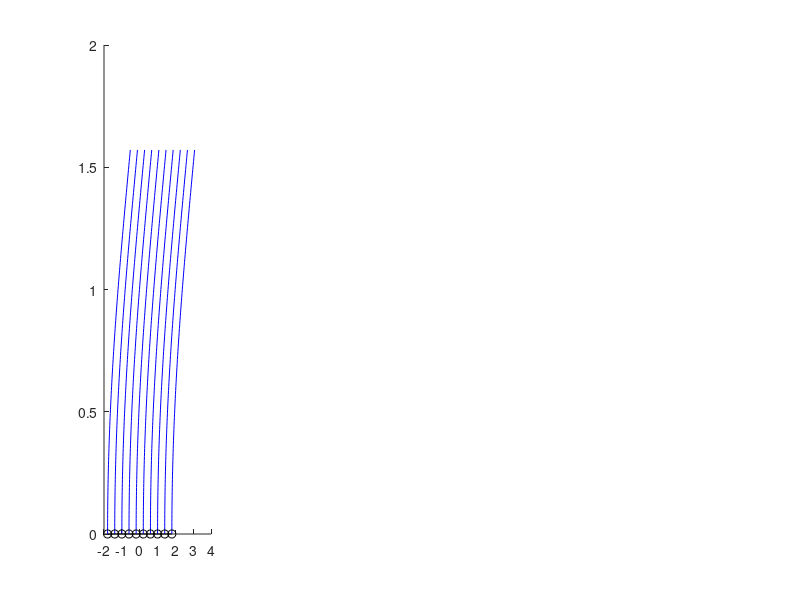

MATLAB code for this plot: (Note: this script raises an error after producing the figure.)
clear 
tspan = linspace(0,pi/2,100);

harm = [1;3;7 ;9];


bt = @(b0,t,f,j) b0 - (4/(pi.*harm(j))).*f*( 1 - cos(harm(j)*t)) ;

dim = length(harm)


bspan = linspace(-1.8,1.8,10);
clf

[~,betamax] = ode45(@(t,beta)  (4/pi)*abs(sin(harm.*t)),tspan,zeros(size(harm)));
[~,betamin] = ode45(@(t,beta) -(4/pi)*abs(sin(harm.*t)),tspan,zeros(size(harm)));

for idim = 1:dim
   subplot(1,dim,idim)
   hold on
   bt_value  = bt(bspan,tspan',-1,idim);
   plot(bt_value,tspan,'b')
   plot(bspan,0*bspan,'k','Marker','o')
   xline(0)
   bt_value  = bt(bspan,tspan',1,idim); 
   plot(bt_value,tspan,'r')
   xlim([-1.5 1.5])
   

   plot(-betamax(1,idim) + betamax(:,idim),tspan,'k','LineWidth',5)
   plot(-betamin(2,idim) + betamin(:,idim),tspan,'k','LineWidth',5)

   title("\beta_{"+harm(idim)+"}")
   ylabel('time')
   xlabel("\beta_"+harm(idim))

end

